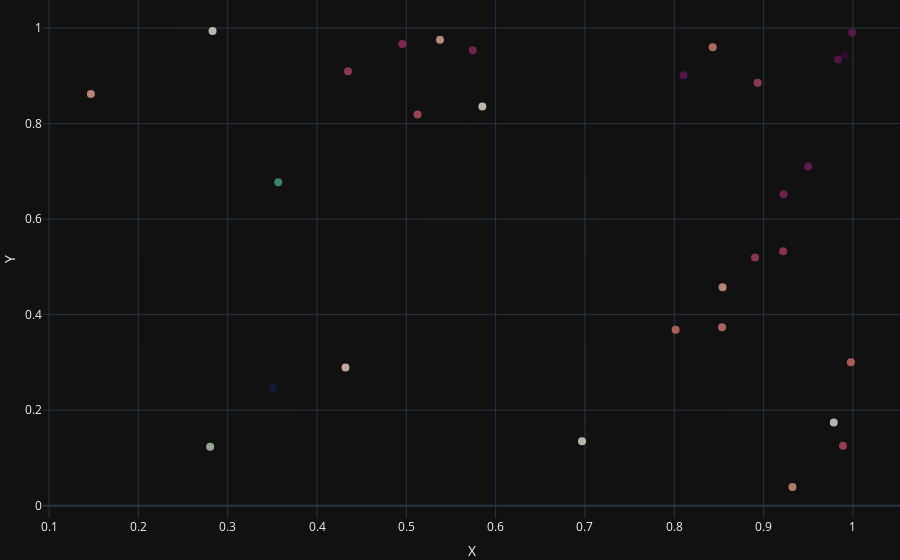

Notebook source saved alongside this figure:
### Markdown cell above
![Nonlinear Dataset](https://github.com/dellius-alexander/Neural-Networks-From-Scratch/blob/main/assets/images/scatter_plot_3d_nonlinear.png "Nonlinear Dataset")

### Code cell
# Now lets graph the 2D X, y coordinates
reshaped_X = X.reshape(-1, 3)
print(reshaped_X[:,0].shape)  # (300,)

# Graph the dataset
fig = go.Figure()
fig.add_trace(
    go.Scatter(
        x=X_flat, y=y_flat, mode='markers',
        marker=dict(size=8, color=n_flat, opacity=0.8, colorscale='curl'), name='Dataset')
)

# Update the layout of the plot
fig.update_layout(
    title='Nonlinear Dataset', 
    xaxis_title='X', 
    yaxis_title='Y',
margin=dict(l=0, r=0, t=0, b=0))

# Save plot to file in png and svg format
fig.write_image('../assets/images/scatter_plot_2d_nonlinear.png')
fig.write_image('../assets/images/scatter_plot_2d_nonlinear.svg')

# Show the plot
fig.show()

### Figure 1 — Plotly figure (JSON) as saved in the notebook; plotly's stock layout.template omitted (floating-point values rounded to 4 significant figures)
{"data": [{"marker": {"color": [1.663, 1.126, 1.429, 1.215, 1.58, 0.9972, 1.239, 1.567, 1.425, 1.538, 1.494, 1.311, 1.053, 1.279, 0.9278, 1.571, 0.4351, 1.378, 1.213, 1.507, 1.391, 1.199, 1.042, 1.416, 1.408, 1.05, 1.306, 0.774, 1.29, 1.463], "colorscale": [[0.0, "rgb(20, 29, 67)"], [0.09091, "rgb(28, 72, 93)"], [0.1818, "rgb(18, 115, 117)"], [0.2727, "rgb(63, 156, 129)"], [0.3636, "rgb(153, 189, 156)"], [0.4545, "rgb(223, 225, 211)"], [0.5455, "rgb(241, 218, 206)"], [0.6364, "rgb(224, 160, 137)"], [0.7273, "rgb(203, 101, 99)"], [0.8182, "rgb(164, 54, 96)"], [0.9091, "rgb(111, 23, 91)"], [1.0, "rgb(51, 13, 53)"]], "opacity": 0.8, "size": 8}, "mode": "markers", "name": "Dataset", "x": [0.9911, 0.4319, 0.9219, 0.8541, 0.9834, 0.9786, 0.9323, 0.9991, 0.8904, 0.95, 0.5744, 0.9977, 0.2831, 0.843, 0.2804, 0.8103, 0.3505, 0.5126, 0.1468, 0.9223, 0.9888, 0.5377, 0.5851, 0.4347, 0.8934, 0.6967, 0.8015, 0.3566, 0.8535, 0.4955], "y": [0.9435, 0.2894, 0.5329, 0.4572, 0.9345, 0.1742, 0.03887, 0.9906, 0.5195, 0.7102, 0.9536, 0.3005, 0.9941, 0.9601, 0.1231, 0.901, 0.2475, 0.819, 0.8619, 0.6522, 0.1252, 0.9756, 0.8357, 0.9095, 0.8857, 0.135, 0.3684, 0.6771, 0.3737, 0.9666], "type": "scatter"}], "layout": {"margin": {"l": 0, "r": 0, "t": 0, "b": 0}, "title": {"text": "Nonlinear Dataset"}, "xaxis": {"title": {"text": "X"}}, "yaxis": {"title": {"text": "Y"}}}}
